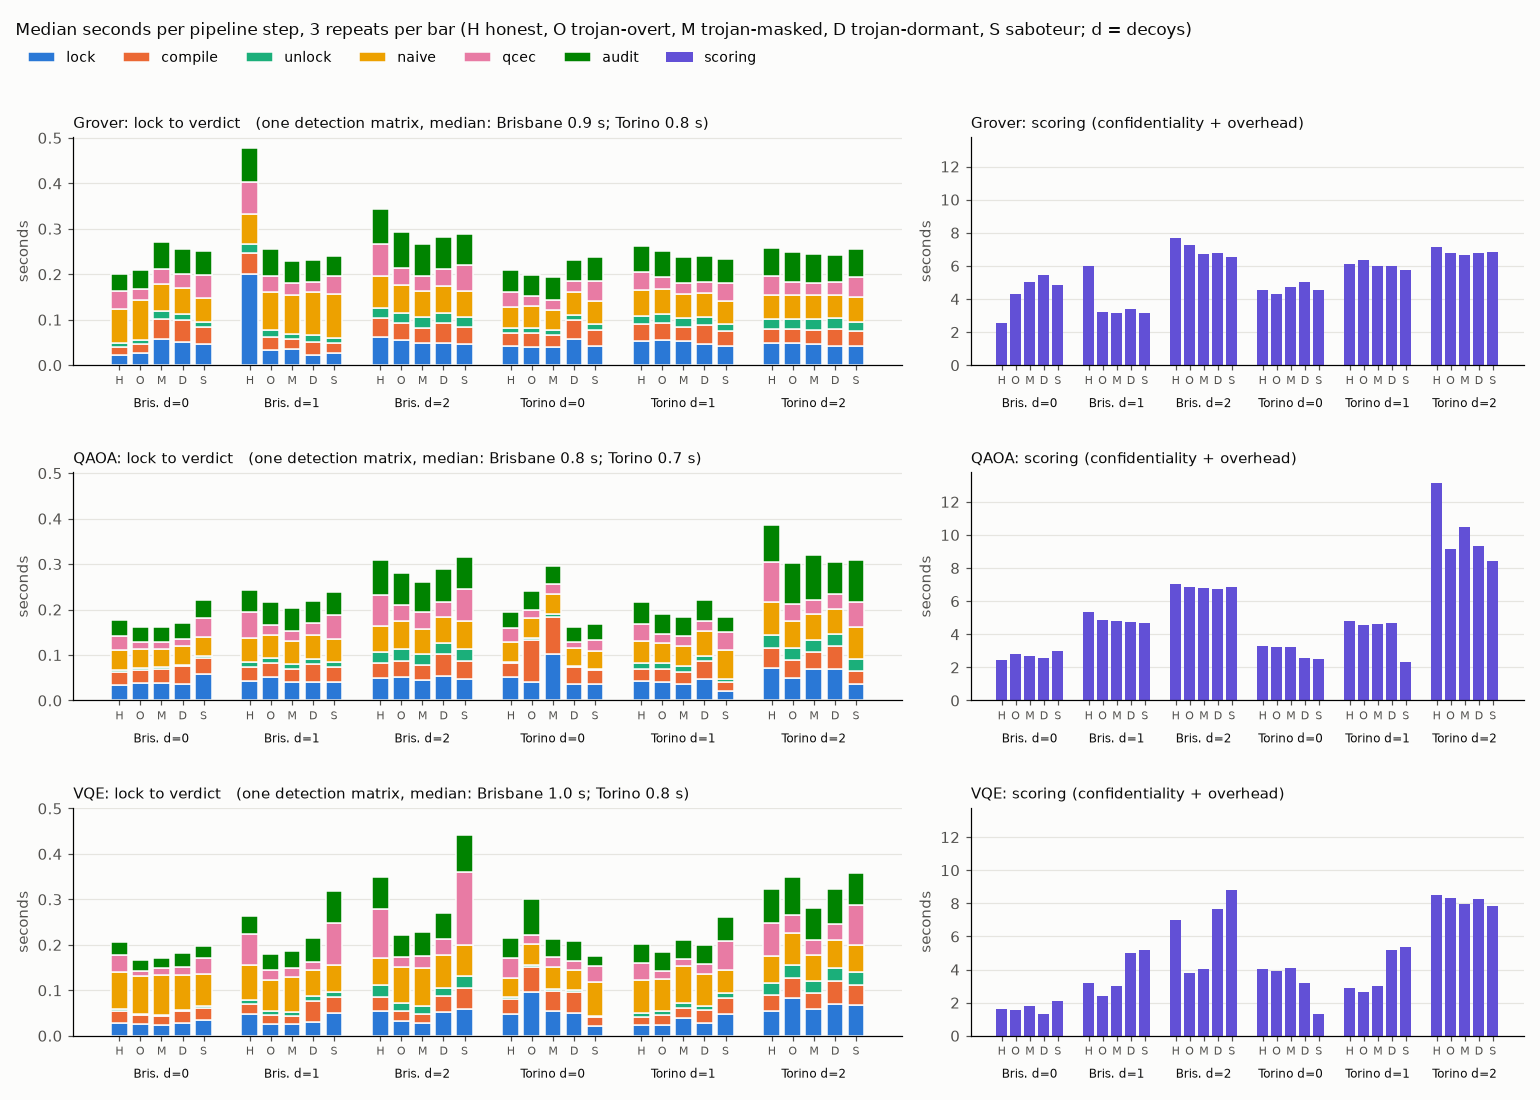

Write Python code to recreate this figure.
"""Timing: how long each pipeline step takes, per circuit x backend x decoys x compiler.

Every combination of the 3 demos x FakeBrisbane, FakeTorino x decoys 0-2 x the 5 compilers runs
3 times, each repeat with a fresh lock (OS entropy) and transpiler seed 7. Steps, timed separately:
  lock      lock(circuit, decoys)
  compile   the compiler under test on the locked circuit
  unlock    binding the key
  naive     naive_check (two 8192-shot ideal simulations + TVD)
  qcec      check_function (output map + QCEC)
  audit     the audit's baseline (honest compile of the same lock, unlocked) + audit_fidelity
  scoring   confidentiality + overhead (plain and locked compiles) + trust
  total     the sum of the 7 steps
Plus one full detection matrix (pipeline.detection_matrix: lock + 5 compilers, no scoring) per
demo x backend, also 3 times. One untimed warm-up run per backend first. Run nothing else while it
measures. Writes bench/timing.csv (median, min, max seconds; machine in the header) and bench/timing.png.
    python bench/timing.py            (~10 min; --chart redraws the PNG from the CSV)
"""
import csv
import os
import platform
import statistics
import sys
import time
from pathlib import Path

ROOT = Path(__file__).resolve().parent.parent
sys.path.insert(0, str(ROOT))

from qiskit_ibm_runtime.fake_provider import FakeBrisbane, FakeTorino  # noqa: E402

from circuits import DEMOS  # noqa: E402
from compilers import COMPILERS, honest  # noqa: E402
from lock import lock, unlock  # noqa: E402
from pipeline import detection_matrix  # noqa: E402
from score import confidentiality, overhead, trust  # noqa: E402
from verify import audit_fidelity, check_function, naive_check  # noqa: E402

REPEATS, DECOYS, SEED = 3, (0, 1, 2), 7
STEPS = ["lock", "compile", "unlock", "naive", "qcec", "audit", "scoring"]
SHORT = {"Grover search (marked item)": "Grover", "QAOA MaxCut (graph + angles)": "QAOA",
         "VQE ansatz (trained weights)": "VQE"}
CSV, PNG = ROOT / "bench" / "timing.csv", ROOT / "bench" / "timing.png"
FIELDS = ["kind", "circuit", "backend", "decoys", "compiler"] + [
    f"{s}_{stat}" for s in STEPS + ["total"] for stat in ("median", "min", "max")]


def machine():
    cpu = platform.processor()
    try:  # Windows keeps the marketing name in the registry; platform.processor() is only the family
        import winreg
        with winreg.OpenKey(winreg.HKEY_LOCAL_MACHINE, r"HARDWARE\DESCRIPTION\System\CentralProcessor\0") as k:
            cpu = winreg.QueryValueEx(k, "ProcessorNameString")[0].strip()
    except (ImportError, OSError):
        pass
    import qiskit
    from mqt import qcec
    return (f"{cpu}, {os.cpu_count()} logical cores; {platform.platform()}; Python {platform.python_version()}; "
            f"qiskit {qiskit.__version__}, mqt.qcec {qcec.__version__}")


def one_run(circuit, backend, decoys, mode):
    """The pipeline's steps in order, each under its own clock."""
    t = {}

    def step(key, fn):
        start = time.perf_counter()
        out = fn()
        t[key] = time.perf_counter() - start
        return out

    locked = step("lock", lambda: lock(circuit, decoys=decoys))
    compiled = step("compile", lambda: COMPILERS[mode](locked.circuit, backend, seed=SEED))
    final = step("unlock", lambda: unlock(compiled, locked.key))
    step("naive", lambda: naive_check(circuit, final))
    functional = step("qcec", lambda: check_function(circuit, final))
    fidelity = step("audit", lambda: audit_fidelity(
        final, backend, unlock(honest(locked.circuit, backend, seed=SEED), locked.key)))
    step("scoring", lambda: (overhead(circuit, locked, backend, seed=SEED),
                             trust(functional, fidelity, confidentiality(circuit, locked))))
    t["total"] = sum(t[k] for k in STEPS)
    return t


def stats(samples, key):
    xs = [x[key] for x in samples]
    return {f"{key}_median": round(statistics.median(xs), 4), f"{key}_min": round(min(xs), 4),
            f"{key}_max": round(max(xs), 4)}


def measure():
    rows, backends = [], (FakeBrisbane(), FakeTorino())
    for backend in backends:  # warm-up: imports, simulator and target caches
        one_run(next(iter(DEMOS.values()))(), backend, 0, "honest")
    for name, make in DEMOS.items():
        circuit = make()
        for backend in backends:
            for decoys in DECOYS:
                for mode in COMPILERS:
                    samples = [one_run(circuit, backend, decoys, mode) for _ in range(REPEATS)]
                    row = {"kind": "steps", "circuit": SHORT[name], "backend": backend.name, "decoys": decoys,
                           "compiler": mode}
                    for key in STEPS + ["total"]:
                        row.update(stats(samples, key))
                    rows.append(row)
                    print(SHORT[name], backend.name, decoys, mode, row["total_median"], flush=True)
            samples = []
            for _ in range(REPEATS):
                s = time.perf_counter()
                detection_matrix(circuit, backend)
                samples.append({"total": time.perf_counter() - s})
            rows.append({"kind": "matrix", "circuit": SHORT[name], "backend": backend.name, "decoys": 0,
                         "compiler": "all 5", **stats(samples, "total")})
            print(SHORT[name], backend.name, "matrix", rows[-1]["total_median"], flush=True)
    return rows


def chart(rows):
    """Per circuit: the six steps up to the verdict stacked on one scale, scoring beside them on its own."""
    import matplotlib
    matplotlib.use("Agg")
    import matplotlib.pyplot as plt
    colors = ["#2a78d6", "#eb6834", "#1baf7a", "#eda100", "#e87ba4", "#008300", "#6250d6"]
    ink, muted, surface, grid = "#0b0b0b", "#52514e", "#fcfcfb", "#e6e5e0"
    abbrev = {"honest": "H", "trojan-overt": "O", "trojan-masked": "M", "trojan-dormant": "D", "saboteur": "S"}
    steps = [r for r in rows if r["kind"] == "steps"]
    verdict_steps = STEPS[:-1]
    fig, axes = plt.subplots(3, 2, figsize=(14, 10), facecolor=surface, sharey="col",
                             gridspec_kw={"width_ratios": (3, 2)})
    for (left, right), circ in zip(axes, ("Grover", "QAOA", "VQE")):
        sub = [r for r in steps if r["circuit"] == circ]
        x = [i + 1.2 * (i // 5) for i in range(len(sub))]  # a gap after every 5 compilers (backend x decoys)
        bottom = [0.0] * len(sub)
        for step, c in zip(verdict_steps, colors):
            h = [float(r[f"{step}_median"]) for r in sub]
            left.bar(x, h, bottom=bottom, width=0.8, color=c, edgecolor=surface, linewidth=1, label=step)
            bottom = [b + v for b, v in zip(bottom, h)]
        right.bar(x, [float(r["scoring_median"]) for r in sub], width=0.8, color=colors[6], label="scoring")
        matrix = [r for r in rows if r["kind"] == "matrix" and r["circuit"] == circ]
        note = "; ".join(f"{'Brisbane' if m['backend'] == 'fake_brisbane' else 'Torino'} "
                         f"{float(m['total_median']):.1f} s" for m in matrix)
        left.set_title(f"{circ}: lock to verdict   (one detection matrix, median: {note})", color=ink,
                       fontsize=10, loc="left")
        right.set_title(f"{circ}: scoring (confidentiality + overhead)", color=ink, fontsize=10, loc="left")
        for ax in (left, right):
            ax.set_xticks(x)
            ax.set_xticklabels([abbrev[r["compiler"]] for r in sub], fontsize=7, color=muted)
            for g in range(0, len(sub), 5):
                r = sub[g]
                name = "Bris." if r["backend"] == "fake_brisbane" else "Torino"
                ax.text((x[g] + x[g + 4]) / 2, -0.14, f"{name} d={r['decoys']}", transform=ax.get_xaxis_transform(),
                        ha="center", va="top", fontsize=8, color=ink)
            ax.set_ylabel("seconds", color=muted)
            ax.set_facecolor(surface)
            ax.grid(axis="y", color=grid, lw=0.8)
            ax.set_axisbelow(True)
            ax.tick_params(colors=muted)
            for side in ("top", "right"):
                ax.spines[side].set_visible(False)
    handles = [h for ax in axes[0] for h in ax.get_legend_handles_labels()[0]]
    fig.legend(handles, verdict_steps + ["scoring"], ncol=7, frameon=False, fontsize=9, loc="upper left",
               bbox_to_anchor=(0.01, 0.965))
    fig.suptitle("Median seconds per pipeline step, 3 repeats per bar "
                 "(H honest, O trojan-overt, M trojan-masked, D trojan-dormant, S saboteur; d = decoys)",
                 x=0.01, ha="left", color=ink, fontsize=11)
    fig.tight_layout(rect=(0, 0, 1, 0.94), h_pad=2.5)
    fig.savefig(PNG, dpi=110)
    plt.close(fig)


def main():
    if "--chart" in sys.argv:
        rows = list(csv.DictReader(line for line in CSV.open() if not line.startswith("#")))
    else:
        rows = measure()
        with CSV.open("w", newline="") as f:
            f.write(f"# machine: {machine()}\n# seconds; {REPEATS} repeats per row, fresh lock each repeat\n")
            w = csv.DictWriter(f, fieldnames=FIELDS)
            w.writeheader()
            w.writerows(rows)
    chart(rows)


if __name__ == "__main__":
    main()
